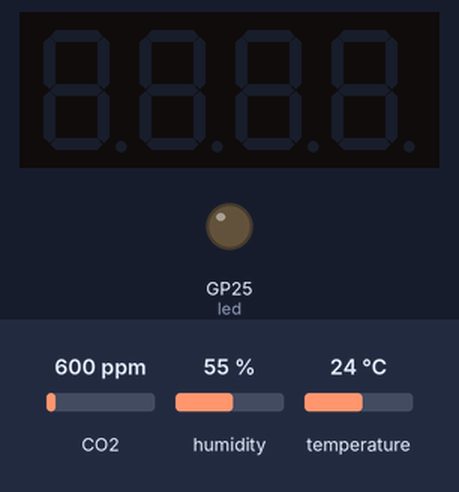
Simulated run of this program. Board: Raspberry Pi Pico running MicroPython. Parts: 4-digit seven-segment display, output pins drawn as LEDs (lit = HIGH). Dashed ring = blinking. The test bench sets the inputs (shaded band); at power-on: CO2 600 ppm, humidity 55 %, temperature 24 °C. WiFi joins after 1.5 s; the clock reads 2024-03-15 10:24:30 at power-on unless the program sets it; files the program writes start out absent; no MQTT or app messages arrive unless stated.

Above: at 1.2 s.
1.3 s: CO2 set to 452 ppm
At 7.0 s:
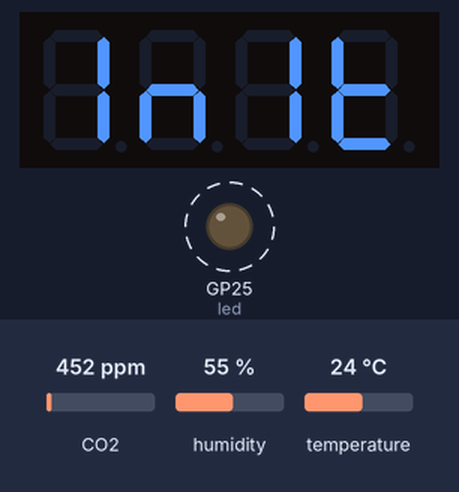
At 11.0 s:
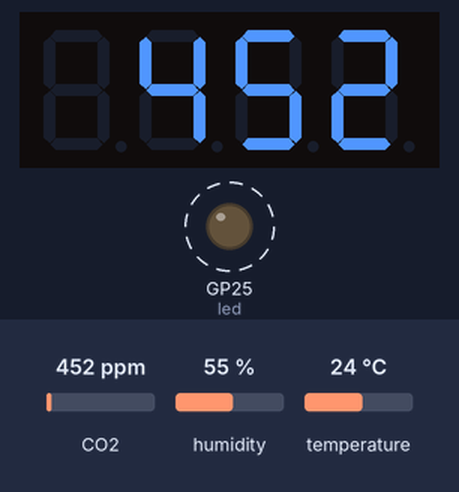
Timing chart, 0 to 16.6 s (numbered marks = the images above; inputs shaded):
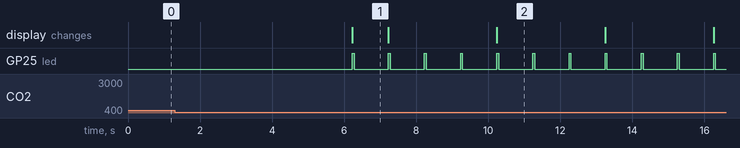

Measured:
- what the display in image 1 shows lasts 1.0 s, from 6.2 s to 7.2 s

The program:

main.py
```python
#
# CO2 Monitoring System for Long-Term Operation on Raspberry Pi Pico W
#
# This script is designed for robustness and long-term stability,
# removing print statements and focusing on error handling and memory management.
# It reads sensor data, displays it, and sends it to an MQTT broker.
#

import time
import gc
import machine
from machine import Pin, I2C, WDT
import network
import ujson
import os

# ==============================================================================
# ===== User Configuration =====
# Please create a 'config.py' file with your network and MQTT settings.
#
# Example 'config.py':
#
# WIFI_SSID = 'YOUR_WIFI_SSID'
# WIFI_PASSWORD = 'YOUR_WIFI_PASSWORD'
# MQTT_SERVER = 'YOUR_MQTT_BROKER_IP'
# MQTT_PORT = 1883
# MQTT_CLIENT_ID = 'pico_w_co2_monitor'
#
# ==============================================================================

try:
    from config import WIFI_SSID, WIFI_PASSWORD, MQTT_SERVER, MQTT_PORT, MQTT_CLIENT_ID
except ImportError:
    # Fallback to default placeholder values if config.py is not found
    WIFI_SSID = 'YOUR_WIFI_SSID'
    WIFI_PASSWORD = 'YOUR_WIFI_PASSWORD'
    MQTT_SERVER = '192.168.1.100'
    MQTT_PORT = 1883
    MQTT_CLIENT_ID = 'pico_w_co2_monitor'


# ===== MQTT Topics =====
MQTT_TOPIC_CO2 = b'co2_data'
MQTT_TOPIC_SENSOR = b'sensor_data'
MQTT_TOPIC_STATUS = b'system_status'
MQTT_KEEPALIVE = 120  # Extended for long-term operation (2 minutes)

# ===== Hardware Configuration =====
I2C_SCL_PIN = 1
I2C_SDA_PIN = 0
DISPLAY_CLK_PIN = 2
DISPLAY_DIO_PIN = 3

# ===== Timing for Long-Term Operation =====
SENSOR_READ_INTERVAL = 30       # 30s interval to extend sensor life
PUBLISH_INTERVAL = 30         # 30s interval to reduce network load
DISPLAY_SWITCH_INTERVAL = 3   # 3s interval for display toggle
GC_INTERVAL = 60              # 60s interval for garbage collection
WATCHDOG_TIMEOUT = 30000      # 30s for stability
SYSTEM_RESET_INTERVAL = 86400 # Preventive reset every 24 hours
CONNECTION_RETRY_INTERVAL = 300 # 5-minute interval for connection retries

# ===== Memory Management Thresholds =====
MEMORY_WARNING_THRESHOLD = 20000
MEMORY_CRITICAL_THRESHOLD = 12000
MEMORY_EMERGENCY_THRESHOLD = 8000

# ===== Error Management =====
MAX_CONSECUTIVE_ERRORS = 20
MAX_MQTT_FAILURES = 10
MAX_SENSOR_FAILURES = 15

# ===== Library Availability Check =====
LIBRARIES_STATUS = {}

def check_library_availability():
    """Checks for required libraries at startup."""
    global LIBRARIES_STATUS
    libs = {
        'ntptime': 'ntptime',
        'scd4x': 'scd4x',
        'tm1637': 'tm1637',
        'umqtt': 'umqtt.simple'
    }
    for key, lib_name in libs.items():
        try:
            __import__(lib_name)
            LIBRARIES_STATUS[key] = True
        except ImportError:
            LIBRARIES_STATUS[key] = False

check_library_availability()


class ProductionCO2Monitor:
    """A robust CO2 monitoring system for long-term, multi-year operation."""

    def __init__(self):
        # Minimized instance variables for memory efficiency
        self.watchdog = None
        self.wlan = None
        self.mqtt_client = None
        self.scd40 = None
        self.display = None
        self.led = Pin("LED", Pin.OUT)

        # State management
        self.mqtt_connected = False
        self.system_running = True
        self.startup_time = time.time()

        # Timers
        self.last_sensor_read = 0
        self.last_publish = 0
        self.last_display_switch = 0
        self.last_gc = 0
        self.last_connection_check = 0
        self.last_status_report = 0
        self.last_preventive_reset = time.time()

        # Sensor data
        self.co2_ppm = None
        self.temperature_c = None
        self.humidity_percent = None
        self.thi_value = None

        # Display state
        self.show_co2_mode = True

        # Error counters
        self.sensor_error_count = 0
        self.mqtt_error_count = 0
        self.wifi_error_count = 0
        self.system_error_count = 0

        # Statistics
        self.successful_readings = 0
        self.successful_transmissions = 0

        # Logging
        self.log_file = "system.log"
        self.max_log_size = 50000  # 50KB limit

    def write_log(self, message, level="INFO"):
        """
        Writes a log entry to a file, replacing print().
        Rotates log file if it exceeds max size.
        """
        try:
            timestamp = time.time()
            log_entry = f"{timestamp}|{level}|{message}\n"

            # Check log file size
            try:
                if os.stat(self.log_file)[6] > self.max_log_size:
                    os.remove(self.log_file) # Rotate by deleting the old log
            except OSError:
                pass # File doesn't exist yet

            # Write to file
            with open(self.log_file, "a") as f:
                f.write(log_entry)
        except Exception:
            # Prevent logging errors from crashing the system
            pass

    def memory_management_aggressive(self):
        """Performs aggressive memory management to prevent heap fragmentation."""
        for _ in range(3):
            gc.collect()

        free_mem = gc.mem_free()

        if free_mem < MEMORY_EMERGENCY_THRESHOLD:
            # Emergency: Disable non-essential features and reset
            if self.display:
                try:
                    self.display.show("    ")
                except Exception:
                    pass
                self.display = None
            self.write_log(f"EMERGENCY_RESET: Memory={free_mem}", "CRITICAL")
            time.sleep(1)
            machine.reset()

        elif free_mem < MEMORY_CRITICAL_THRESHOLD:
            # Critical: Reset network connections
            if self.mqtt_client:
                try:
                    self.mqtt_client.disconnect()
                except Exception:
                    pass
                self.mqtt_client = None
                self.mqtt_connected = False
            self.write_log(f"MEMORY_CRITICAL: {free_mem}", "WARNING")

        elif free_mem < MEMORY_WARNING_THRESHOLD:
            self.write_log(f"MEMORY_WARNING: {free_mem}", "WARNING")

        return free_mem

    def feed_watchdog_safe(self):
        """Safely feeds the watchdog timer."""
        if self.watchdog:
            try:
                self.watchdog.feed()
            except Exception:
                pass

    def init_watchdog(self):
        """Initializes the Watchdog Timer."""
        try:
            self.watchdog = WDT(timeout=WATCHDOG_TIMEOUT)
            self.write_log("Watchdog initialized", "INFO")
            return True
        except Exception as e:
            self.write_log(f"Watchdog init failed: {e}", "ERROR")
            return False

    def calculate_thi_efficient(self, temp, humid):
        """Efficiently calculates the Temperature-Humidity Index (THI)."""
        if temp is None or humid is None:
            return None
        try:
            return round(0.81 * temp + 0.01 * humid * (0.99 * temp - 14.3) + 46.3, 1)
        except Exception:
            return None

    def connect_wifi_robust(self):
        """Robust Wi-Fi connection with retries and interface reset."""
        try:
            if not self.wlan:
                self.wlan = network.WLAN(network.STA_IF)
                self.wlan.active(True)

            if self.wlan.isconnected():
                return True

            # Reset interface before attempting to connect
            self.wlan.active(False)
            time.sleep(1)
            self.wlan.active(True)
            time.sleep(1)

            self.wlan.connect(WIFI_SSID, WIFI_PASSWORD)

            # Wait for connection
            for _ in range(30):  # Max 30 seconds
                if self.wlan.isconnected():
                    self.write_log(f"WiFi connected: {self.wlan.ifconfig()[0]}", "INFO")
                    self.wifi_error_count = 0
                    return True
                time.sleep(1)
                self.feed_watchdog_safe()

            self.wifi_error_count += 1
            self.write_log(f"WiFi timeout (attempt {self.wifi_error_count})", "ERROR")
            return False

        except Exception as e:
            self.wifi_error_count += 1
            self.write_log(f"WiFi error: {e}", "ERROR")
            return False

    def sync_time_safe(self):
        """Safely syncs time using NTP."""
        if not LIBRARIES_STATUS.get('ntptime', False):
            return False
        try:
            import ntptime
            ntptime.settime()
            self.write_log("NTP synced", "INFO")
            return True
        except Exception as e:
            self.write_log(f"NTP failed: {e}", "WARNING")
            return False

    def connect_mqtt_robust(self):
        """Robust MQTT connection with cleanup."""
        if not LIBRARIES_STATUS.get('umqtt', False):
            return False
        try:
            # Clean up existing connection
            if self.mqtt_client:
                try:
                    self.mqtt_client.disconnect()
                except Exception:
                    pass
                self.mqtt_client = None

            # Create a new connection
            from umqtt.simple import MQTTClient
            self.mqtt_client = MQTTClient(
                MQTT_CLIENT_ID,
                MQTT_SERVER,
                port=MQTT_PORT,
                keepalive=MQTT_KEEPALIVE
            )
            self.mqtt_client.connect()
            self.mqtt_connected = True
            self.mqtt_error_count = 0
            self.write_log("MQTT connected", "INFO")
            return True

        except Exception as e:
            self.mqtt_error_count += 1
            self.mqtt_connected = False
            self.write_log(f"MQTT error (count {self.mqtt_error_count}): {e}", "ERROR")
            return False

    def init_sensor_robust(self):
        """Robust sensor initialization."""
        if not LIBRARIES_STATUS.get('scd4x', False):
            self.write_log("SCD4X library unavailable", "WARNING")
            return False
        try:
            from scd4x import SCD4X
            i2c = I2C(0, scl=Pin(I2C_SCL_PIN), sda=Pin(I2C_SDA_PIN))
            self.scd40 = SCD4X(i2c)

            # Sensor reset procedure
            self.scd40.stop_periodic_measurement()
            time.sleep(2)  # Allow ample time
            self.scd40.start_periodic_measurement()

            self.write_log("Sensor initialized", "INFO")
            return True
        except Exception as e:
            self.write_log(f"Sensor init error: {e}", "ERROR")
            return False

    def init_display_robust(self):
        """Robust display initialization."""
        if not LIBRARIES_STATUS.get('tm1637', False):
            self.write_log("TM1637 library unavailable", "WARNING")
            return False
        try:
            import tm1637
            clk = Pin(DISPLAY_CLK_PIN)
            dio = Pin(DISPLAY_DIO_PIN)
            self.display = tm1637.TM1637(clk, dio)
            self.display.brightness(7)
            self.write_log("Display initialized", "INFO")
            return True
        except Exception as e:
            self.write_log(f"Display init error: {e}", "ERROR")
            return False

    def read_sensor_robust(self):
        """Robust sensor reading with data validation."""
        if not self.scd40:
            return False
        try:
            if not self.scd40.data_ready:
                return False

            # Get data
            self.co2_ppm = self.scd40.CO2

            # Get temperature and humidity (handle different attribute names)
            try:
                self.temperature_c = getattr(self.scd40, 'temperature', None)
                self.humidity_percent = getattr(self.scd40, 'humidity', None) or \
                                        getattr(self.scd40, 'relative_humidity', None)
            except Exception:
                self.temperature_c = None
                self.humidity_percent = None

            # Calculate THI
            self.thi_value = self.calculate_thi_efficient(self.temperature_c, self.humidity_percent)

            # Validate data
            if self.co2_ppm is not None and (self.co2_ppm < 0 or self.co2_ppm > 50000):
                self.write_log(f"Invalid CO2: {self.co2_ppm}", "WARNING")
                return False

            self.successful_readings += 1
            self.sensor_error_count = 0
            return True

        except Exception as e:
            self.sensor_error_count += 1
            self.write_log(f"Sensor read error (count {self.sensor_error_count}): {e}", "ERROR")

            # Re-initialize sensor if errors persist
            if self.sensor_error_count >= MAX_SENSOR_FAILURES:
                self.write_log("Sensor failure limit reached, reinitializing", "WARNING")
                self.init_sensor_robust()
                self.sensor_error_count = 0
            return False

    def update_display_safe(self):
        """Safely updates the display, showing 'init' until first reading."""
        if not self.display:
            return

        if self.co2_ppm is None:
            try:
                self.display.show("init")
            except Exception:
                pass # Ignore display errors
            return

        current_time = time.time()

        # Toggle display mode
        if current_time - self.last_display_switch >= DISPLAY_SWITCH_INTERVAL:
            self.show_co2_mode = not self.show_co2_mode
            self.last_display_switch = current_time

        try:
            if self.show_co2_mode:
                self.display.number(int(self.co2_ppm))
            else:
                if self.thi_value is not None:
                    thi_display = f"Hi{int(self.thi_value):02d}"
                    self.display.show(thi_display)
                else:
                    self.display.show("Hi--")
        except Exception:
            # Ignore display errors
            pass

    def publish_data_robust(self):
        """Robustly publishes data, excluding None values from JSON."""
        if not self.mqtt_connected or not self.mqtt_client:
            return False
        try:
            timestamp = time.time()

            # Create integrated sensor payload, adding only non-None values
            sensor_payload = {
                "timestamp": timestamp,
                "device_id": MQTT_CLIENT_ID
            }
            if self.co2_ppm is not None:
                sensor_payload["co2"] = self.co2_ppm
            if self.temperature_c is not None:
                sensor_payload["temperature"] = round(self.temperature_c, 2)
            if self.humidity_percent is not None:
                sensor_payload["humidity"] = round(self.humidity_percent, 2)
            if self.thi_value is not None:
                sensor_payload["thi"] = round(self.thi_value, 2)

            # Publish dedicated CO2 topic if CO2 is available
            if "co2" in sensor_payload:
                 self.mqtt_client.publish(MQTT_TOPIC_CO2, ujson.dumps({"co2": sensor_payload["co2"]}))

            # Publish combined sensor data if there's more than just timestamp/id
            if len(sensor_payload) > 2:
                self.mqtt_client.publish(MQTT_TOPIC_SENSOR, ujson.dumps(sensor_payload))

            self.successful_transmissions += 1
            self.mqtt_error_count = 0
            return True

        except Exception as e:
            self.mqtt_error_count += 1
            self.mqtt_connected = False
            self.write_log(f"MQTT publish error (count {self.mqtt_error_count}): {e}", "ERROR")
            return False

    def send_system_status(self):
        """Sends a system status report via MQTT."""
        if not self.mqtt_connected:
            return
        try:
            uptime = time.time() - self.startup_time
            status_data = {
                "uptime": uptime,
                "memory_free": gc.mem_free(),
                "successful_readings": self.successful_readings,
                "successful_transmissions": self.successful_transmissions,
                "sensor_errors": self.sensor_error_count,
                "mqtt_errors": self.mqtt_error_count,
                "wifi_errors": self.wifi_error_count,
                "timestamp": time.time(),
                "device_id": MQTT_CLIENT_ID
            }
            self.mqtt_client.publish(MQTT_TOPIC_STATUS, ujson.dumps(status_data))
        except Exception as e:
            self.write_log(f"Status report error: {e}", "ERROR")

    def check_connections_robust(self):
        """Robustly checks and re-establishes connections."""
        if not self.wlan or not self.wlan.isconnected():
            self.connect_wifi_robust()

        if not self.mqtt_connected and LIBRARIES_STATUS.get('umqtt', False):
            self.connect_mqtt_robust()

    def preventive_system_reset(self):
        """Performs a preventive system reset to maintain long-term health."""
        current_time = time.time()
        if current_time - self.last_preventive_reset >= SYSTEM_RESET_INTERVAL:
            self.write_log("Preventive system reset", "INFO")
            uptime = current_time - self.startup_time
            self.write_log(f"Uptime: {uptime}s, Readings: {self.successful_readings}, Transmissions: {self.successful_transmissions}", "INFO")
            time.sleep(2)
            machine.reset()

    def run_system_maintenance(self):
        """Runs periodic system maintenance tasks."""
        current_time = time.time()

        if current_time - self.last_gc >= GC_INTERVAL:
            self.memory_management_aggressive()
            self.last_gc = current_time

        if current_time - self.last_connection_check >= CONNECTION_RETRY_INTERVAL:
            self.check_connections_robust()
            self.last_connection_check = current_time

        if current_time - self.last_status_report >= 3600: # Every hour
            self.send_system_status()
            self.last_status_report = current_time

        self.preventive_system_reset()

    def run_monitoring_cycle(self):
        """Runs the main monitoring cycle: read, publish."""
        current_time = time.time()

        if current_time - self.last_sensor_read >= SENSOR_READ_INTERVAL:
            self.read_sensor_robust()
            self.last_sensor_read = current_time

        if (current_time - self.last_publish >= PUBLISH_INTERVAL and self.co2_ppm is not None):
            if self.publish_data_robust():
                self.last_publish = current_time

    def production_main_loop(self):
        """The main loop for production deployment."""
        self.write_log("Production CO2 Monitor starting", "INFO")
        self.write_log(f"Libraries: {LIBRARIES_STATUS}", "INFO")

        # Initialization sequence
        self.memory_management_aggressive()
        self.init_watchdog()
        self.feed_watchdog_safe()

        if not self.connect_wifi_robust():
            self.write_log("WiFi init failed - proceeding in offline mode", "WARNING")

        self.feed_watchdog_safe()
        self.sync_time_safe()

        self.feed_watchdog_safe()
        self.connect_mqtt_robust()

        self.feed_watchdog_safe()
        if not self.init_sensor_robust():
            self.write_log("Sensor init failed - display/network only mode", "WARNING")

        self.feed_watchdog_safe()
        self.init_display_robust()

        # Initialize timers to trigger actions on the first loop
        current_time = time.time()
        self.last_sensor_read = current_time - SENSOR_READ_INTERVAL
        self.last_publish = current_time
        self.last_gc = current_time
        self.last_connection_check = current_time
        self.last_status_report = current_time

        self.write_log("Production monitoring started", "INFO")

        try:
            while self.system_running:
                self.feed_watchdog_safe()

                self.update_display_safe()
                self.run_monitoring_cycle()
                self.run_system_maintenance()

                # Blink LED for visual feedback that the loop is running
                self.led.on()
                time.sleep(0.05)
                self.led.off()
                time.sleep(0.95)

        except Exception as e:
            self.write_log(f"FATAL SYSTEM ERROR: {e}", "CRITICAL")
            time.sleep(5)
            machine.reset()
        finally:
            self.write_log("System shutdown", "INFO")
            self.led.off()
            if self.mqtt_client:
                try:
                    self.mqtt_client.disconnect()
                except Exception:
                    pass

# Start the monitoring system
if __name__ == "__main__":
    monitor = ProductionCO2Monitor()
    monitor.production_main_loop()
```

Source omitted: config.py (215 bytes)
